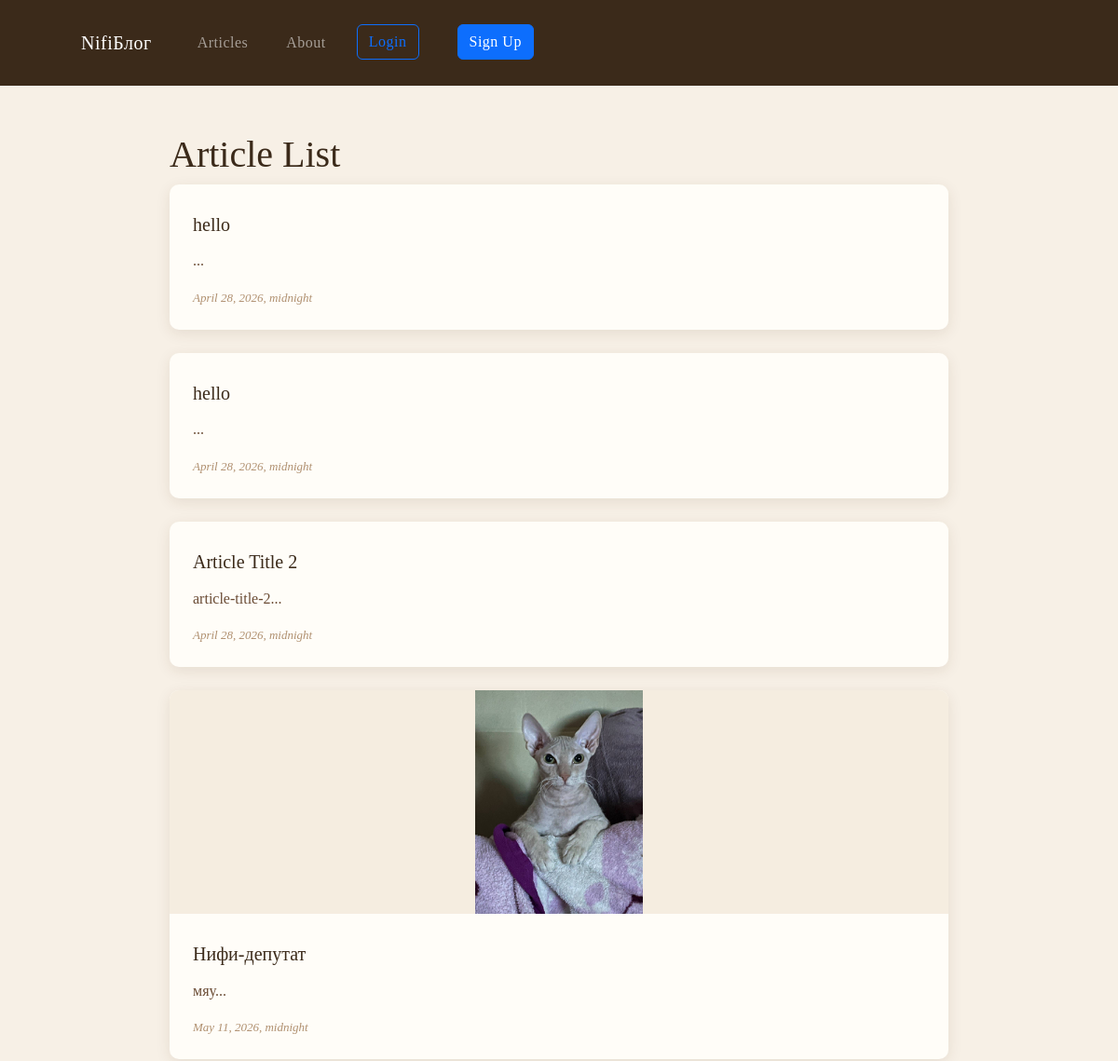
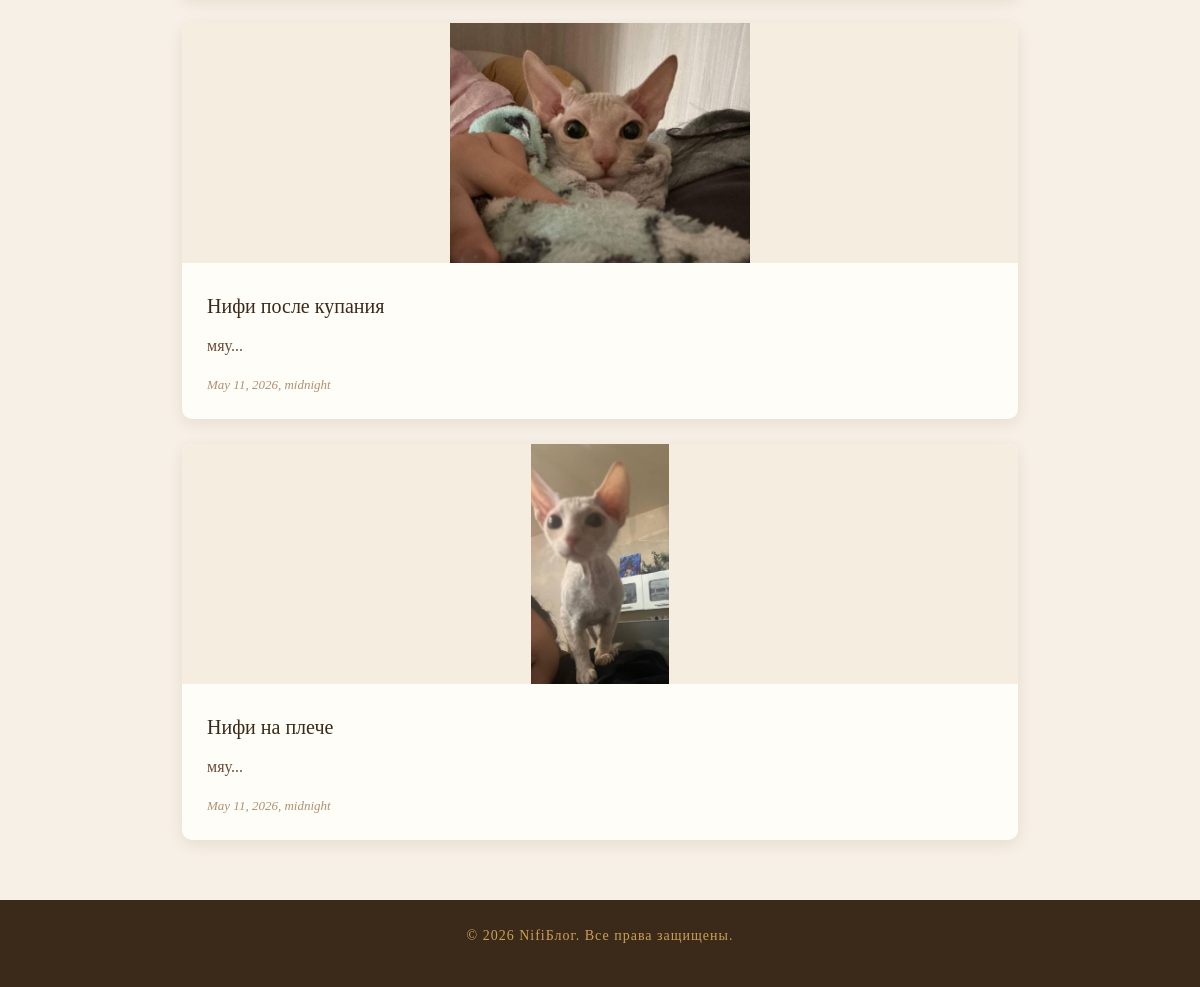
/articles/, run on an earlier commit of the app's database (2 pictures, top to bottom).
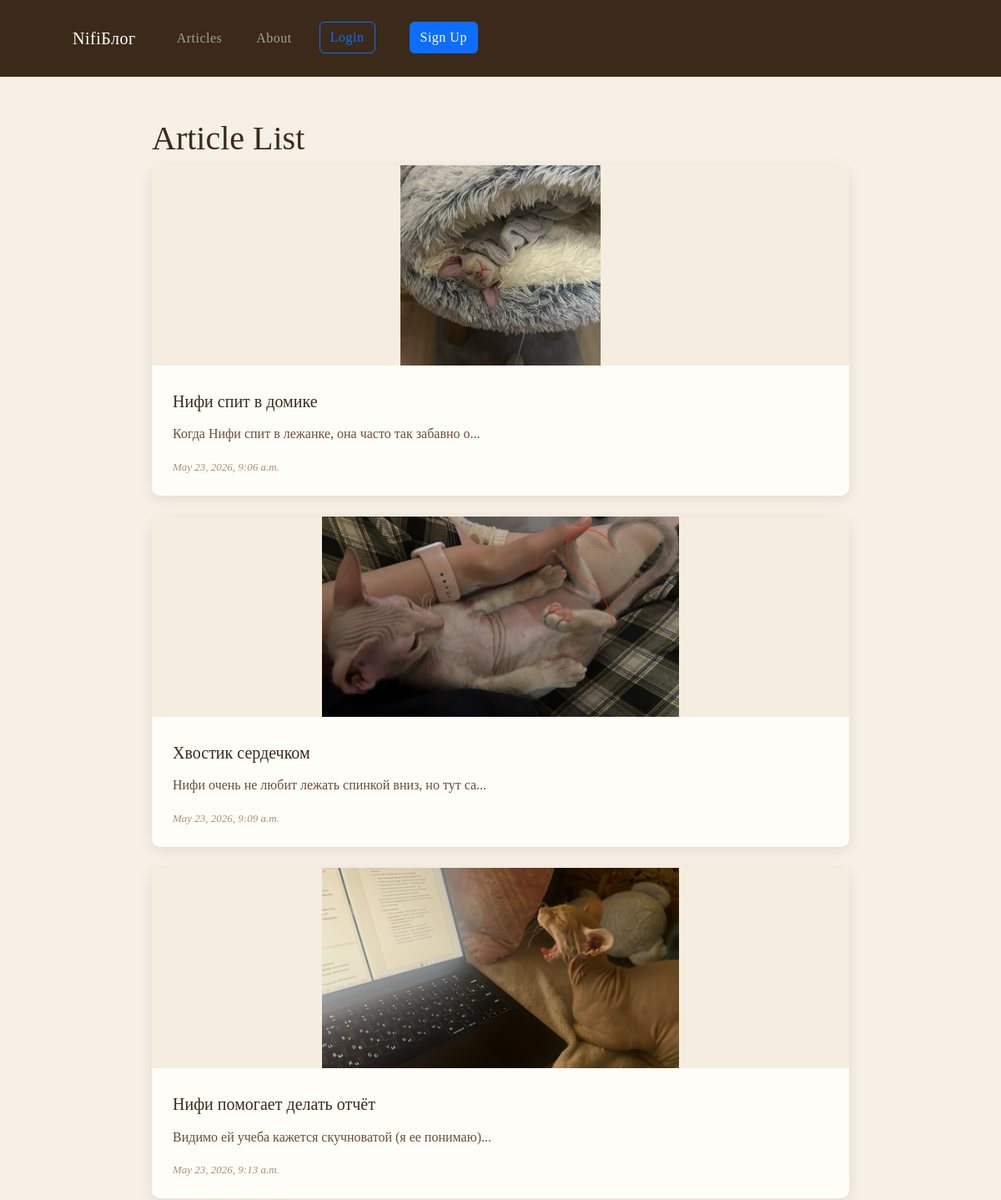
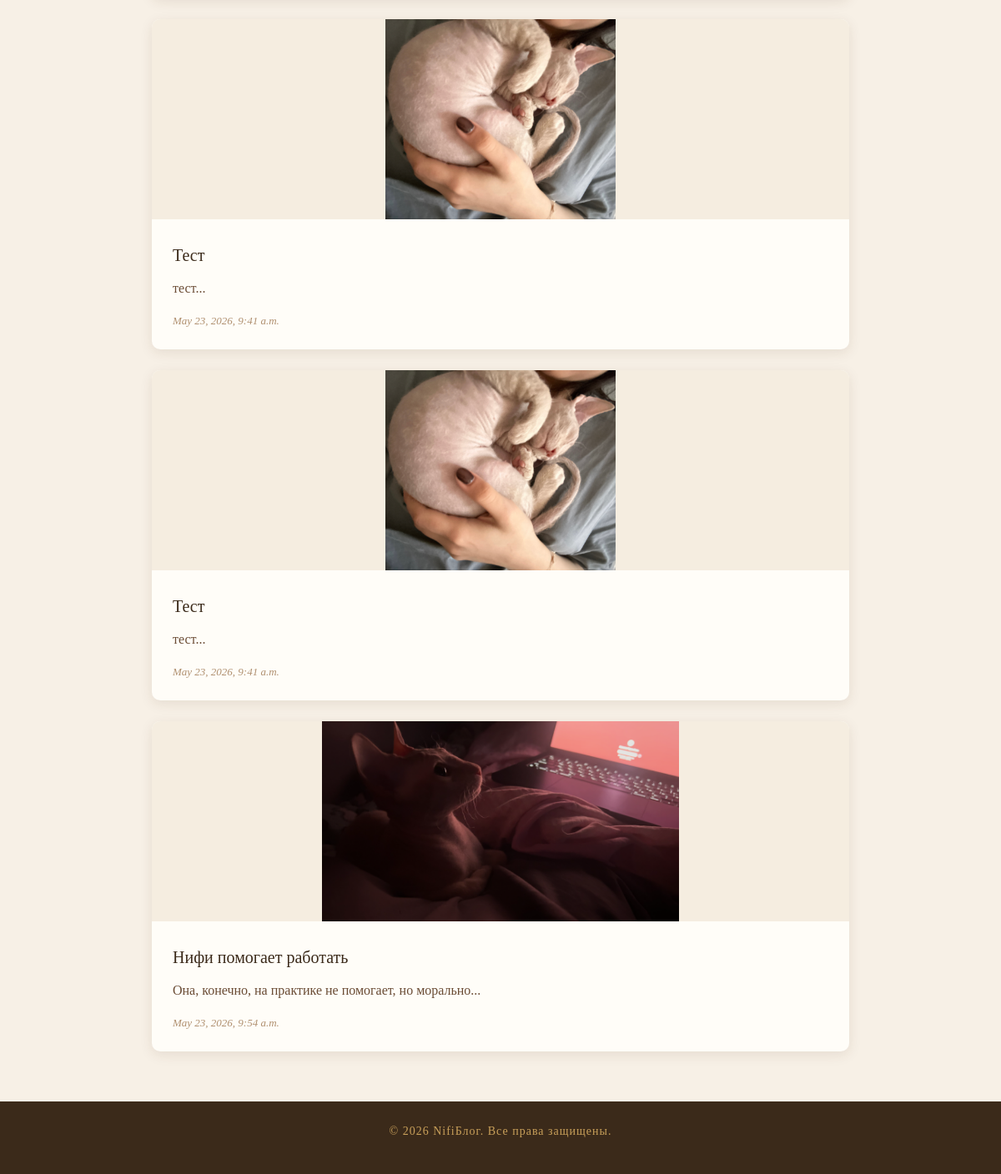
And on a later commit of the database (2 pictures, top to bottom).
### articles/models.py (models this page shows, shortened)
class Article(models.Model):
    title = models.CharField(max_length=200)
    slug = models.SlugField()
    body = models.TextField()
    date = models.DateTimeField(auto_now_add=True)
    thumbnail = models.ImageField(upload_to='images/', blank=True, default='images/default.jpg')
    author = models.ForeignKey(User, default=None, null=True, on_delete=models.CASCADE)
    def snippet(self):
        return self.body[0:50] + '...'

### articles/views.py (the view)
# urls.py: path('', views.article_list, name='list'),
def article_list(request):
    articles = Article.objects.all().order_by('date')
    return render(request, template_name='articles/article_list.html', context={'articles': articles})

### articles/templates/articles/article_list.html (shortened to what this page needs)
{% extends "base_layout.html" %}
{% block content %}
<div class="container mt-4">
    <h1>Article List</h1>
    <div class="articles">
        {% for element in articles %}
        <div class="article__item">
            {% if element.thumbnail %}
            <img src="{{ element.thumbnail.url }}" alt="{{ element.title }}">
            {% endif %}
            <div class="article__item-body">
                <h2>
                    <a href="{% url 'articles:article_detail' slug=element.slug %}">
                        {{ element.title }}
                    </a>
                </h2>
                <p>{{ element.snippet }}</p>
                <time>{{ element.date }}</time>
            </div>
        </div>
        {% endfor %}
    </div>
</div>
{% endblock content %}

### templates/base_layout.html (shortened to what this page needs)
{% load static %}
<!DOCTYPE html>
<html lang="en">
<head>
    <link href="https://cdn.jsdelivr.net/npm/bootstrap@5.3.3/dist/css/bootstrap.min.css" rel="stylesheet">
    <link rel="stylesheet" href="{% static '/css/style.css' %}">
</head>
<body>
<header>
    <nav class="navbar navbar-expand-lg navbar-dark">
        <div class="container-fluid">
            <a class="navbar-brand" href="{% url 'homepage' %}">NifiБлог</a>
            <div class="collapse navbar-collapse" id="navbarSupportedContent">
                <ul class="navbar-nav w-100 mb-2 mb-lg-0">
                    <li class="nav-item">
                        <a class="nav-link" href="{% url 'articles:list' %}">Articles</a>
                    </li>
                    <li class="nav-item">
                        <a class="nav-link" href="{% url 'about' %}">About</a>
                    </li>
                    {% if user.is_authenticated %}
                    <li class="nav-item ms-auto">
                        <form class="form" action="{% url 'accounts:logout' %}" method="post">
                            {% csrf_token %}
                            <button class="btn btn-outline-primary" type="submit">Logout</button>
                        </form>
                    </li>
                    {% else %}
                    <li class="nav-item ms-auto">
                        <a class="btn btn-outline-primary" href="{% url 'accounts:login' %}">Login</a>
                    </li>
                    <li class="nav-item ms-3">
                        <a class="btn btn-primary" href="{% url 'accounts:signup' %}">Sign Up</a>
                    </li>
                    {% endif %}
                </ul>
            </div>
        </div>
    </nav>
</header>
<main>
    {% block content %}{% endblock content %}
</main>
<footer>
    <p>© 2026 NifiБлог. Все права защищены.</p>
</footer>
</body>
</html>

### static/css/style.css (style rules this page uses)
* { margin: 0; padding: 0; box-sizing: border-box; }
body { font-family: 'Georgia', serif; background-color: #f7f0e6; color: #3b2a1a; }
header { background-color: #3b2a1a; padding: 18px 50px; display: flex; align-items: center; justify-content: space-between; }
nav { background-color: #3b2a1a; }
nav a { color: #f2e8d9; text-decoration: none; margin-left: 25px; font-size: 15px; letter-spacing: 0.5px; }
footer { text-align: center; padding: 25px; background-color: #3b2a1a; color: #c9a05a; margin-top: 60px; letter-spacing: 1px; font-size: 14px; width: 100%; }
main { max-width: 860px; margin: 50px auto; padding: 0; }
.articles { display: flex; flex-direction: column; gap: 25px; }
.article__item { background-color: #fffdf8; border-radius: 10px; box-shadow: 0 4px 15px rgba(80, 50, 20, 0.1); overflow: hidden; transition: transform 0.2s; }
.article__item img { width: 100%; height: 240px; object-fit: contain; background-color: #f5ede0; }
.article__item-body { padding: 20px 25px 25px; }
.article__item h2 a { text-decoration: none; color: #3b2a1a; font-size: 20px; }
.article__item p { margin-top: 10px; color: #6b4c35; line-height: 1.7; }
.article__item time { display: block; margin-top: 12px; font-size: 13px; color: #b09070; font-style: italic; }

What changed in the data, as far as the page shows it:
removed Article: title "hello", snippet "...", date "April 28, 2026, midnight"
removed Article: title "hello", snippet "...", date "April 28, 2026, midnight"
removed Article: title "Article Title 2", snippet "article-title-2...", date "April 28, 2026, midnight"
removed Article: thumbnail (picture), title "Нифи-депутат", snippet "мяу...", date "May 11, 2026, midnight"
removed Article: thumbnail (picture), title "Нифи после купания", snippet "мяу...", date "May 11, 2026, midnight"
removed Article: thumbnail (picture), title "Нифи на плече", snippet "мяу...", date "May 11, 2026, midnight"
added Article: thumbnail (picture), title "Нифи спит в домике", snippet "Когда Нифи спит в лежанке, она часто так забавно о...", date "May 23, 2026, 9:06 a.m."
added Article: thumbnail (picture), title "Хвостик сердечком", snippet "Нифи очень не любит лежать спинкой вниз, но тут са...", date "May 23, 2026, 9:09 a.m."
added Article: thumbnail (picture), title "Нифи помогает делать отчёт", snippet "Видимо ей учеба кажется скучноватой (я ее понимаю)...", date "May 23, 2026, 9:13 a.m."
added Article: thumbnail (placeholder picture), title "Тест", snippet "тест...", date "May 23, 2026, 9:41 a.m."
added Article: thumbnail (placeholder picture), title "Тест", snippet "тест...", date "May 23, 2026, 9:41 a.m."
added Article: thumbnail (picture), title "Нифи помогает работать", snippet "Она, конечно, на практике не помогает, но морально...", date "May 23, 2026, 9:54 a.m."
